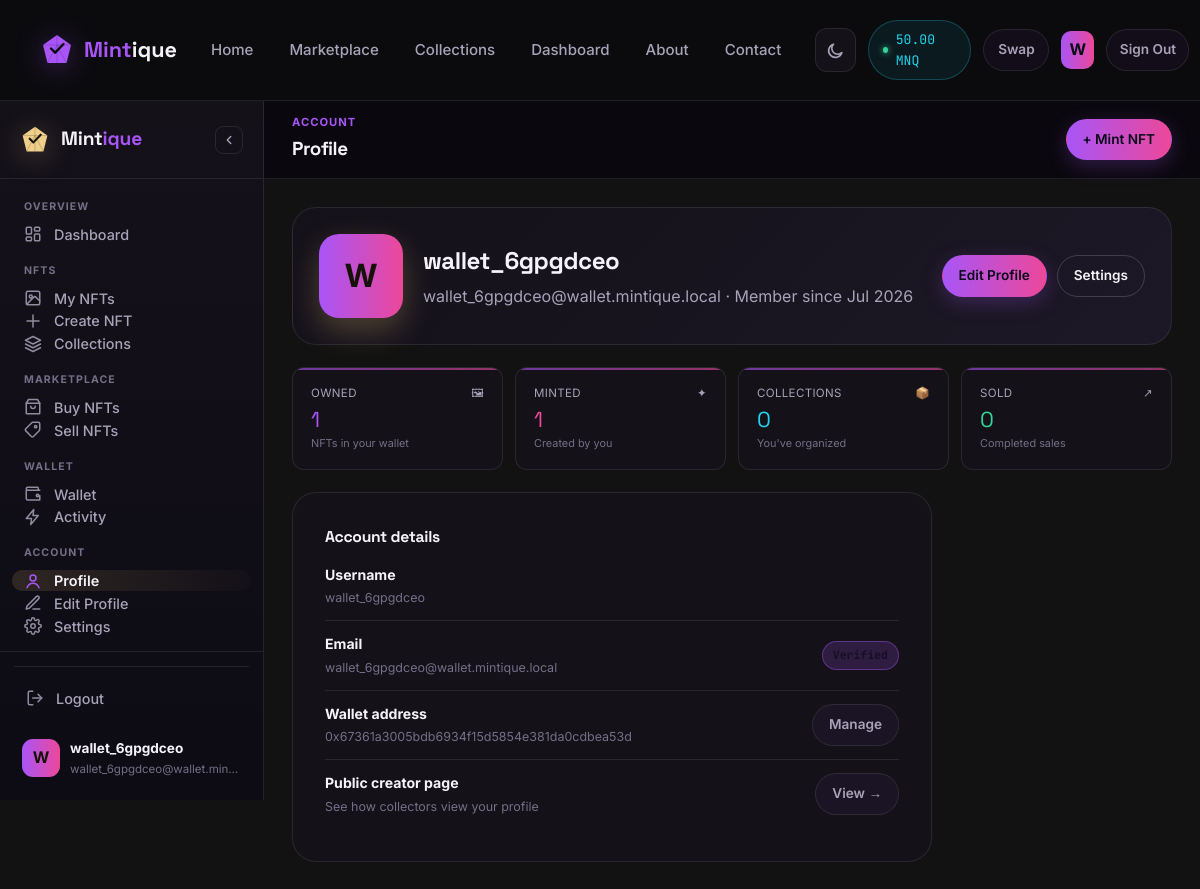
The app's page /accounts/profile/ (signed in) with its own data.
### walletapp/models.py (models this page shows, shortened)
class Wallet(models.Model):
    user = models.OneToOneField(settings.AUTH_USER_MODEL, on_delete=models.CASCADE, related_name="ledger_wallet")
    eth_balance = models.DecimalField(max_digits=18, decimal_places=6, default=5)  # demo starting balance
    mnq_balance = models.DecimalField(max_digits=18, decimal_places=4, default=0)
    btc_balance = models.DecimalField(max_digits=18, decimal_places=8, default=0)
    usdt_balance = models.DecimalField(max_digits=18, decimal_places=2, default=0)
    usdc_balance = models.DecimalField(max_digits=18, decimal_places=2, default=0)
    sol_balance = models.DecimalField(max_digits=18, decimal_places=4, default=0)
    updated_at = models.DateTimeField(auto_now=True)
    BALANCE_FIELDS = {
        "ETH": "eth_balance",
        "MNQ": "mnq_balance",
        "BTC": "btc_balance",
        "USDT": "usdt_balance",
        "USDC": "usdc_balance",
        "SOL": "sol_balance",
    }

### accounts/models.py (models this page shows, shortened)
class User(AbstractUser):
    class AuthProvider(models.TextChoices):
        EMAIL = "email", "Email"
        GOOGLE = "google", "Google"
        WALLET = "wallet", "Wallet"
    email = models.EmailField(unique=True)
    avatar = models.ImageField(upload_to="avatars/", blank=True, null=True)
    bio = models.CharField(max_length=255, blank=True)
    wallet_address = models.CharField(max_length=64, blank=True, null=True, unique=False)
    wallet_connected_at = models.DateTimeField(blank=True, null=True)
    is_email_verified = models.BooleanField(default=False)
    email_verification_token = models.UUIDField(default=uuid.uuid4, editable=False)
    two_factor_enabled = models.BooleanField(default=False)
    auth_provider = models.CharField(max_length=20, choices=AuthProvider.choices, default=AuthProvider.EMAIL)
    is_verified_creator = models.BooleanField(default=False)
    verified_creator_at = models.DateTimeField(blank=True, null=True)
    created_at = models.DateTimeField(auto_now_add=True)
    USERNAME_FIELD = "email"
    REQUIRED_FIELDS = ["username"]
    @property
    def initials(self):
        return (self.first_name[:1] or self.username[:1] or "U").upper()

### accounts/views.py (the view)
# urls.py: path("profile/", views.profile_view, name="profile"),
@login_required
def profile_view(request):
    from nftapp.models import NFT, Collection
    from walletapp.models import Transaction
    user = request.user
    stats = {
        "minted": NFT.objects.filter(creator=user).count(),
        "owned": NFT.objects.filter(owner=user, is_burned=False).count(),
        "collections": Collection.objects.filter(owner=user).count(),
        "sold": Transaction.objects.filter(user=user, tx_type=Transaction.TxType.SELL).count(),
    }
    return render(request, "accounts/profile.html", {"stats": stats})

### accounts/context_processors.py (called while the page is built)
def auth_config(request):
    return {
        "google_auth_enabled": bool(settings.GOOGLE_CLIENT_ID and settings.GOOGLE_CLIENT_SECRET),
        "walletconnect_project_id": settings.WALLETCONNECT_PROJECT_ID,
    }

### walletapp/context_processors.py (called while the page is built)
def wallet_context(request):
    if request.user.is_authenticated:
        wallet, _ = Wallet.objects.get_or_create(user=request.user)
        return {"nav_wallet": wallet}
    return {"nav_wallet": None}

### templates/accounts/profile.html (shortened to what this page needs)
{% extends "dash_base.html" %}
{% block page_eyebrow %}Account{% endblock %}
{% block page_title %}Profile{% endblock %}
{% block content %}
<div class="profile-hero">
  <div class="avatar-xl">
    {% if user.avatar %}<img src="{{ user.avatar.url }}" alt="">{% else %}{{ user.initials }}{% endif %}
  </div>
  <div class="info">
    <h2>
      {{ user.first_name|default:user.username }}{% if user.last_name %} {{ user.last_name }}{% endif %}
    </h2>
    <p class="muted">{{ user.email }} · Member since {{ user.created_at|date:"M Y" }}</p>
  </div>
  <div class="profile-hero-actions">
    <a href="{% url 'accounts:edit_profile' %}" class="btn btn-gradient btn-sm">Edit Profile</a>
    <a href="{% url 'accounts:settings' %}" class="btn btn-outline btn-sm">Settings</a>
  </div>
</div>
<div class="profile-stats-row">
  <div class="mini-stat">
    <div class="row">Owned <span>🖼</span></div>
    <div class="value violet">{{ stats.owned }}</div>
    <div class="sub">NFTs in your wallet</div>
  </div>
  <div class="mini-stat">
    <div class="row">Minted <span>✦</span></div>
    <div class="value blue">{{ stats.minted }}</div>
    <div class="sub">Created by you</div>
  </div>
  <div class="mini-stat">
    <div class="row">Collections <span>📦</span></div>
    <div class="value amber">{{ stats.collections }}</div>
    <div class="sub">You've organized</div>
  </div>
  <div class="mini-stat">
    <div class="row">Sold <span>↗</span></div>
    <div class="value green">{{ stats.sold }}</div>
    <div class="sub">Completed sales</div>
  </div>
</div>
<div class="card" style="max-width:640px;">
  <div class="dash-panel-head" style="margin-bottom:14px;"><h3>Account details</h3></div>
  <div class="settings-row" style="border-top:none; padding-top:0;">
    <div class="label"><b>Username</b><span>{{ user.username }}</span></div>
  </div>
  <div class="settings-row">
    <div class="label"><b>Email</b><span>{{ user.email }}</span></div>
    {% if user.is_email_verified %}<span class="badge badge-verified">Verified</span>{% else %}<span class="badge badge-token">Unverified</span>{% endif %}
  </div>
  <div class="settings-row">
    <div class="label"><b>Wallet address</b><span>{{ user.wallet_address|default:"Not connected" }}</span></div>
    <a href="{% url 'walletapp:swap' %}" class="btn btn-ghost btn-sm">Manage</a>
  </div>
  <div class="settings-row">
    <div class="label"><b>Public creator page</b><span>See how collectors view your profile</span></div>
    <a href="{% url 'nftapp:creator_profile' user.username %}" class="btn btn-ghost btn-sm">View →</a>
  </div>
</div>
{% endblock %}

### templates/partials/_header.html (shortened to what this page needs)
{% load static %}
<nav class="navbar" id="siteNavbar">
  <a href="{% url 'home' %}" class="brand">
    <span class="brand-mark">
    </span>
    <span>Mint<b>ique</b></span>
  </a>
  <div class="nav-links" id="navLinks">
    <a href="{% url 'home' %}" {% if request.resolver_match.url_name == 'home' %}class="active"{% endif %}>Home</a>
    <a href="{% url 'nftapp:marketplace' %}" {% if request.resolver_match.url_name == 'marketplace' %}class="active"{% endif %}>Marketplace</a>
    <a href="{% url 'nftapp:collection_list' %}" {% if request.resolver_match.url_name == 'collection_list' or request.resolver_match.url_name == 'collection_detail' %}class="active"{% endif %}>Collections</a>
    {% if user.is_authenticated %}
    <a href="{% url 'nftapp:dashboard' %}" {% if request.resolver_match.url_name == 'dashboard' %}class="active"{% endif %}>Dashboard</a>
    {% else %}
    <a href="{% url 'nftapp:my_collection' %}" {% if request.resolver_match.url_name == 'my_collection' %}class="active"{% endif %}>My NFTs</a>
    {% endif %}
    <a href="{% url 'about' %}" {% if request.resolver_match.url_name == 'about' %}class="active"{% endif %}>About</a>
    <a href="{% url 'contact' %}" {% if request.resolver_match.url_name == 'contact' %}class="active"{% endif %}>Contact</a>
  </div>
  <div class="nav-actions">
    <button class="theme-toggle" id="themeToggle" aria-label="Toggle dark / light theme" type="button">
      <svg class="icon-moon" width="19" height="19" viewBox="0 0 24 24" fill="none" stroke="currentColor" stroke-width="2" stroke-linecap="round" stroke-linejoin="round"><path d="M20 14.5A8.5 8.5 0 1 1 9.5 4a7 7 0 0 0 10.5 10.5Z"/></svg>
    </button>
    {% if user.is_authenticated %}
      {% if nav_wallet %}
        <div class="wallet-pill" title="MNQ token balance">
          <span class="dot"></span>{{ nav_wallet.mnq_balance|floatformat:2 }} MNQ
        </div>
      {% endif %}
      <a href="{% url 'walletapp:swap' %}" class="btn btn-ghost btn-sm">Swap</a>
      <a href="{% url 'nftapp:dashboard' %}" class="avatar-chip" title="{{ user.email }}">
        {% if user.avatar %}<img src="{{ user.avatar.url }}" alt="" style="width:100%;height:100%;border-radius:inherit;object-fit:cover;">{% else %}{{ user.initials }}{% endif %}
      </a>
      <a href="{% url 'accounts:logout' %}" class="btn btn-ghost btn-sm">Sign Out</a>
    {% else %}
      <a href="{% url 'accounts:login' %}" class="btn btn-outline">Login</a>
      <a href="{% url 'accounts:register' %}" class="btn btn-gradient">Register</a>
    {% endif %}
  </div>
</nav>

### templates/partials/_sidebar.html (shortened to what this page needs)
{% load static %}
{% with vn=request.resolver_match.view_name %}
<aside class="dash-sidebar" id="dashSidebar">
  <div class="dash-sidebar-head">
    <span class="brand-mark">
    </span>
    <span class="brand-name">Mint<b>ique</b></span>
    <button class="dash-sidebar-collapse" id="sidebarCollapseBtn" type="button" aria-label="Collapse sidebar">
      <svg width="14" height="14" viewBox="0 0 24 24" fill="none" stroke="currentColor" stroke-width="2.4" stroke-linecap="round" stroke-linejoin="round"><path d="M15 18l-6-6 6-6"/></svg>
    </button>
  </div>
  <nav class="dash-nav">
    <div class="dash-nav-group-label">Overview</div>
    <a href="{% url 'nftapp:dashboard' %}" class="dash-nav-item {% if vn == 'nftapp:dashboard' %}active{% endif %}">
      <span class="label">Dashboard</span>
    </a>
    <div class="dash-nav-group-label">NFTs</div>
    <a href="{% url 'nftapp:my_collection' %}" class="dash-nav-item {% if vn == 'nftapp:my_collection' %}active{% endif %}">
      <svg viewBox="0 0 24 24" fill="none" stroke="currentColor" stroke-width="2" stroke-linecap="round" stroke-linejoin="round"><rect x="3" y="3" width="18" height="18" rx="2.5"/><circle cx="9" cy="10" r="2"/><path d="M21 16l-5.2-5.2a2 2 0 0 0-2.8 0L4 20"/></svg>
      <span class="label">My NFTs</span>
    </a>
    <a href="{% url 'nftapp:mint' %}" class="dash-nav-item {% if vn == 'nftapp:mint' or vn == 'nftapp:batch_mint' %}active{% endif %}">
      <svg viewBox="0 0 24 24" fill="none" stroke="currentColor" stroke-width="2" stroke-linecap="round" stroke-linejoin="round"><path d="M12 4v16M4 12h16"/></svg>
      <span class="label">Create NFT</span>
    </a>
    <a href="{% url 'nftapp:collection_list' %}" class="dash-nav-item {% if vn == 'nftapp:collection_list' or vn == 'nftapp:collection_detail' %}active{% endif %}">
      <svg viewBox="0 0 24 24" fill="none" stroke="currentColor" stroke-width="2" stroke-linecap="round" stroke-linejoin="round"><path d="M12 2 2 7l10 5 10-5-10-5Z"/><path d="M2 17l10 5 10-5M2 12l10 5 10-5"/></svg>
      <span class="label">Collections</span>
    </a>
    <div class="dash-nav-group-label">Marketplace</div>
    <a href="{% url 'nftapp:marketplace' %}" class="dash-nav-item {% if vn == 'nftapp:marketplace' %}active{% endif %}">
      <svg viewBox="0 0 24 24" fill="none" stroke="currentColor" stroke-width="2" stroke-linecap="round" stroke-linejoin="round"><path d="M6 2 3 7v13a1 1 0 0 0 1 1h16a1 1 0 0 0 1-1V7l-3-5H6Z"/><path d="M3 7h18M9 11a3 3 0 0 0 6 0"/></svg>
      <span class="label">Buy NFTs</span>
    </a>
    <a href="{% url 'nftapp:sell' %}" class="dash-nav-item {% if vn == 'nftapp:sell' %}active{% endif %}">
      <svg viewBox="0 0 24 24" fill="none" stroke="currentColor" stroke-width="2" stroke-linecap="round" stroke-linejoin="round"><path d="M20.6 12.6 12.6 20.6a2 2 0 0 1-2.8 0l-7.4-7.4a2 2 0 0 1 0-2.8L10.4 2.4a2 2 0 0 1 1.4-.6H19a2 2 0 0 1 2 2v6.8a2 2 0 0 1-.4 1.4Z"/><circle cx="15.5" cy="7.5" r="1.5"/></svg>
      <span class="label">Sell NFTs</span>
    </a>
    <div class="dash-nav-group-label">Wallet</div>
    <a href="{% url 'walletapp:swap' %}" class="dash-nav-item {% if vn == 'walletapp:swap' %}active{% endif %}">
      <svg viewBox="0 0 24 24" fill="none" stroke="currentColor" stroke-width="2" stroke-linecap="round" stroke-linejoin="round"><path d="M21 7H5a2 2 0 0 1 0-4h13a1 1 0 0 1 1 1v3Z"/><path d="M3 7v11a2 2 0 0 0 2 2h16v-6"/><circle cx="18" cy="14" r="1.6"/></svg>
      <span class="label">Wallet</span>
    </a>
    <a href="{% url 'walletapp:transactions' %}" class="dash-nav-item {% if vn == 'walletapp:transactions' %}active{% endif %}">
      <svg viewBox="0 0 24 24" fill="none" stroke="currentColor" stroke-width="2" stroke-linecap="round" stroke-linejoin="round"><path d="M13 2 3 14h7l-1 8 10-12h-7l1-8Z"/></svg>
      <span class="label">Activity</span>
    </a>
    <div class="dash-nav-group-label">Account</div>
    <a href="{% url 'accounts:profile' %}" class="dash-nav-item {% if vn == 'accounts:profile' %}active{% endif %}">
      <svg viewBox="0 0 24 24" fill="none" stroke="currentColor" stroke-width="2" stroke-linecap="round" stroke-linejoin="round"><circle cx="12" cy="8" r="4"/><path d="M4 21c1.6-4 5-6 8-6s6.4 2 8 6"/></svg>
      <span class="label">Profile</span>
    </a>
    <a href="{% url 'accounts:edit_profile' %}" class="dash-nav-item {% if vn == 'accounts:edit_profile' %}active{% endif %}">
      <svg viewBox="0 0 24 24" fill="none" stroke="currentColor" stroke-width="2" stroke-linecap="round" stroke-linejoin="round"><path d="M12 20h9"/><path d="M16.5 3.5a2.1 2.1 0 0 1 3 3L7 19l-4 1 1-4 12.5-12.5Z"/></svg>
      <span class="label">Edit Profile</span>
    </a>
    <a href="{% url 'accounts:settings' %}" class="dash-nav-item {% if vn == 'accounts:settings' %}active{% endif %}">
      <span class="label">Settings</span>
    </a>
  </nav>
  <div class="dash-sidebar-foot">
    <div class="dash-nav-divider" style="margin:0 0 10px;"></div>
    <a href="{% url 'accounts:logout' %}" class="dash-nav-item danger" style="margin-bottom:10px;">
      <svg viewBox="0 0 24 24" fill="none" stroke="currentColor" stroke-width="2" stroke-linecap="round" stroke-linejoin="round"><path d="M9 21H5a2 2 0 0 1-2-2V5a2 2 0 0 1 2-2h4"/><path d="M16 17l5-5-5-5"/><path d="M21 12H9"/></svg>
      <span class="label">Logout</span>
    </a>
    <a href="{% url 'accounts:profile' %}" class="dash-user-card">
      <span class="avatar-lg">
        {% if user.avatar %}<img src="{{ user.avatar.url }}" alt="">{% else %}{{ user.initials }}{% endif %}
      </span>
      <span class="who">
        <b>{{ user.first_name|default:user.username }}</b>
        <span>{{ user.email }}</span>
      </span>
    </a>
  </div>
</aside>
{% endwith %}

### records on screen
Wallet: mnq_balance "50.00"
User: initials "W", first_name "wallet_6gpgdceo", email "wallet_6gpgdceo@wallet.min…", email "wallet_6gpgdceo@wallet.mintique.local", created_at "Jul 2026", username "wallet_6gpgdceo", wallet_address "0x67361a3005bdb6934f15d5854e381da0cdbea53d"

### other values on screen
{{ stats.owned }} "1"
{{ stats.minted }} "1"
{{ stats.collections }} "0"
{{ stats.sold }} "0"
